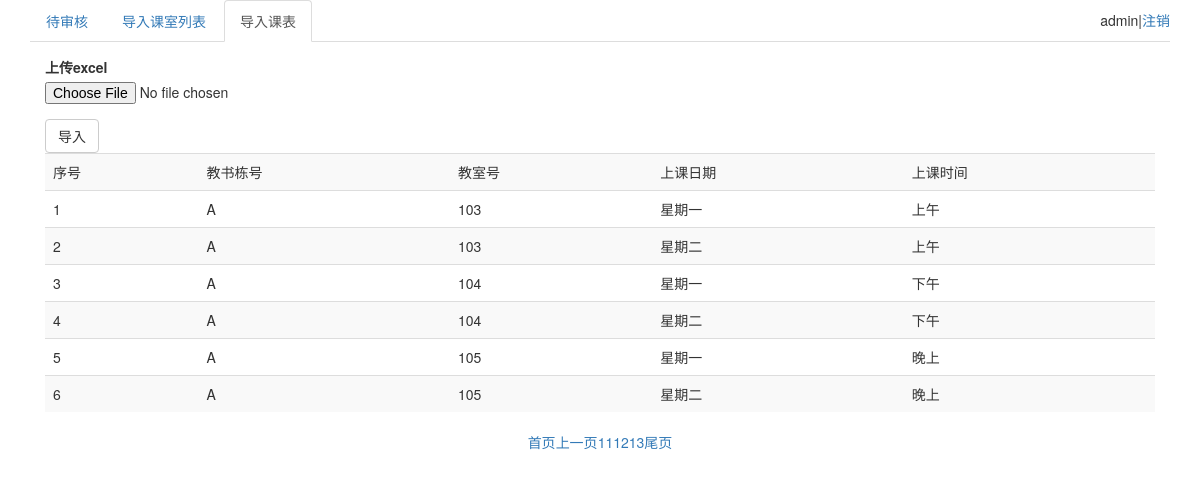
Screenshot of /admin/course.php?page=13 (signed in) with the database file from the repository.
### tables this page shows
CREATE TABLE `course` (
  `class_id` int(11) NOT NULL,
  `week` varchar(1) NOT NULL COMMENT '星期',
  `time` varchar(16) NOT NULL COMMENT '时间:时间，上午，下午，晚上',
  PRIMARY KEY (`class_id`,`week`,`time`)
);

CREATE TABLE `class` (
  `id` int(11) NOT NULL AUTO_INCREMENT,
  `building` varchar(2) NOT NULL COMMENT '栋',
  `room` varchar(3) NOT NULL COMMENT '课室号',
  `size` tinyint(1) NOT NULL COMMENT '容纳人数,1:50人，2：100人，3：150人',
  `type` tinyint(1) NOT NULL COMMENT '1:实验室，2：课室',
  `usage` varchar(16) NOT NULL,
  PRIMARY KEY (`id`)
);

### Mysql.class.php (called while the page is built, shortened)
<?php
class Mysql {
    public function query($sql) {
        $re = mysql_query($sql) or die(mysql_error());
        return $re;
    }
    public function getAll($sql) {
        $list = array();
        $rs = $this->query($sql);
        while($row = mysql_fetch_assoc($rs)) {
            $list[] = $row;
        }
        return $list;
    }
    public function getRow($sql) {
        $rs = $this->query($sql);
        return mysql_fetch_assoc($rs);
    }
}

### Page.class.php (called while the page is built, shortened)
<?php
class Page{
    private $pageNum;
    private $result;
    public function __construct($Mysql,$all,$perpage,$eachPage){
        $arr = $Mysql->getRow($all);
        $this->totalPageNum = $arr['total_num'];
        $this->pageNum = ceil($this->totalPageNum / $perpage);
        $this->result = $class = $Mysql->getAll($eachPage);
    }
    public function getPage(){
        return array(
            "result" => $this->result,
            "pageNum" => $this->pageNum
        );
    }
}

### admin/course.php (the view, shortened to what this page needs)
<!DOCTYPE html>
<?php
if(!(isset($_SESSION['admin']) && !empty($_SESSION['admin']))){
    header('location:login.html');
    exit;
}else{
    include "../Mysql.class.php";
    $Mysql = new Mysql();
}
?>
<html>
<head lang="en">
    <link rel="stylesheet" href="../css/bootstrap.min.css"/>
    <link rel="stylesheet" href="../css/management.css"/>
</head>
<body>
<div class="container">
    <div>
        <ul class="nav nav-tabs">
            <li role="presentation"><a href="management.php">待审核</a></li>
            <li role="presentation" ><a href="classList.php">导入课室列表</a></li>
            <li role="presentation"  class="active"><a href="course.php">导入课表</a></li>
            <li class="user">
                <?php echo $_SESSION['admin']; ?>|<span><a href="loginout.php">注销</a></span>
            </li>
        </ul>
    </div>
    <div class="modal-body">
        <form action="doCourse.php" method="post" enctype="multipart/form-data">
            <div class="form-group">
                <label for="exampleInputFile">上传excel</label>
                <input type="file" name="file" id="exampleInputFile">
            </div>
            <button type="submit" class="btn btn-default">导入</button>
        </form>
        <table class="table table-hover table-striped">
            <tr>
                <td>序号</td>
                <td>教书栋号</td>
                <td>教室号</td>
                <td>上课日期</td>
                <td>上课时间</td>
            </tr>
            <?php
            include "../Page.class.php";
            $all = "select count(class_id) as total_num from course";
            $perpage = 10;
            if (isset($_GET['page']) && !empty($_GET['page'])) {
                $curPage = $_GET['page'];
                $page = ($_GET['page'] - 1) * $perpage;
            } else {
                $page = $curPage = 0;
            }
            $eachPage = "select * from course join class on course.class_id = class.id order by class_id asc limit " . $page . "," . $perpage;
            $Page = new Page($Mysql,$all,$perpage,$eachPage);
            $pageList = $Page->getPage();
            $i = 1;
            foreach ($pageList['result'] as $v) {
                echo "<tr>";
                echo "<td>" . $i++ . "</td>";
                echo "<td>" . $v['building'] . "</td>";
                echo "<td>" . $v['room'] . "</td>";
                echo "<td>";
                    switch($v['week']){
                        case 1: echo "星期一";break;
                        case 2: echo "星期二";break;
                    }
                echo "</td>";
                echo "<td>" . $v['time'] . "</td>";
                echo "</tr>";
            }
            ?>
        </table>
        <?php
        echo "<div class='page'>";
        echo "<a href='course.php?page=1'>首页</a>";
        if ($curPage != 1 && $curPage != 0) {
            echo "<a href='course.php?page=" . ($curPage - 1) . "'>上一页</a>";
        }
        for ($i = ($curPage - 2) <= 0 ? 1 : ($curPage - 2); $i <= (($curPage+2) >= $pageList['pageNum'] ? $pageList['pageNum'] : ($curPage+2)); $i++) {
            echo "<a href='course.php?page=" . $i . "'>" . $i . "</a>";
        }
        echo "<a href='course.php?page=" . $pageList['pageNum'] . "'>尾页</a>";
        echo "</div>";
        ?>
    </div>
</div>
</body>
</html>

### admin/course.php (style rules this page uses)
.nav .user { line-height: 40px; float: right; }
.nav .user span { cursor: pointer; }
.page { text-align: center; }

### rows the page displays
course: class.building "A", class.room "103", week "星期一", time "上午"
course: class.building "A", class.room "103", week "星期二", time "上午"
course: class.building "A", class.room "104", week "星期一", time "下午"
course: class.building "A", class.room "104", week "星期二", time "下午"
course: class.building "A", class.room "105", week "星期一", time "晚上"
course: class.building "A", class.room "105", week "星期二", time "晚上"

### other values shown
$_SESSION['admin'] "admin"
